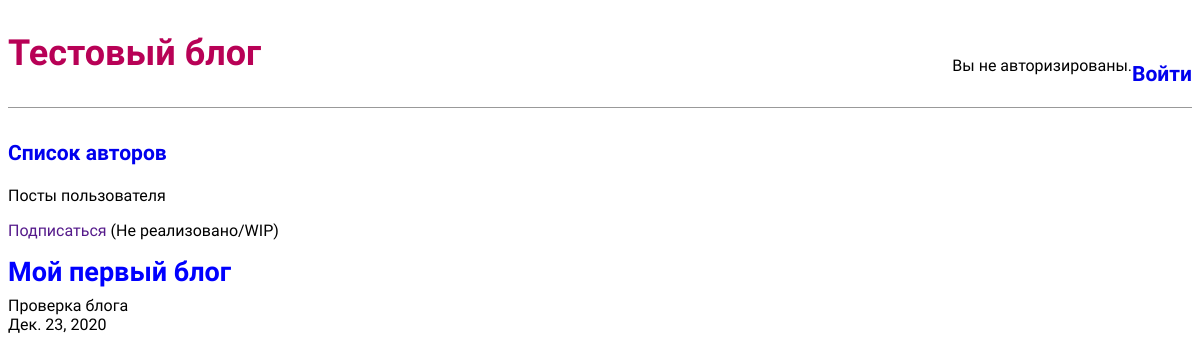
/bloggers/1/, run on an earlier commit of the app's database.
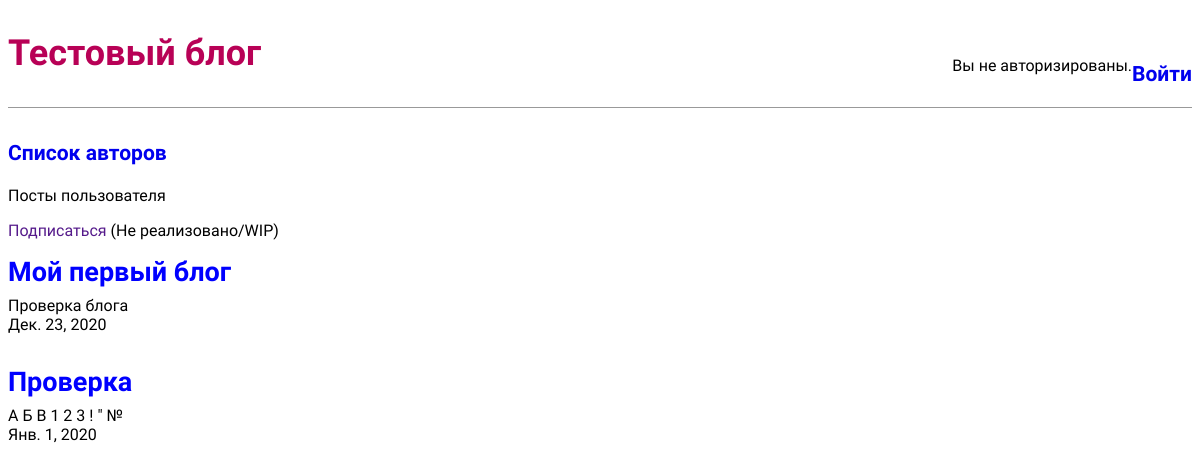
And on a later commit of the database.
### blog/models.py (models this page shows, shortened)
class Blog(models.Model):
    title = models.CharField(max_length=100)
    author = models.ForeignKey(BlogAuthor, on_delete=models.SET_NULL, null=True)
    blog_text = models.TextField(max_length=3000, help_text='Введите сюда текст вашего поста')
    blog_date = models.DateField(default=date.today)
    class Meta:
        ordering = ["-blog_date"]

### blog/views.py (the view)
# urls.py: path('bloggers/<int:pk>/', BlogsByAuthor.as_view(), name='blogs_by_author'),
class BlogsByAuthor(ListView):      #Просмотр постов выбранного автора
    model = Blog
    template_name = 'blogs_by_author.html'
    def get_queryset(self):
        id =self.kwargs['pk']
        target = get_object_or_404(BlogAuthor, pk=id)
        return Blog.objects.filter(author=target)

### templates/blogs_by_author.html
{% extends 'base.html' %}
{% block content %}
<p>Посты пользователя {{ author }}</p>
<p><a href="">Подписаться</a> (Не реализовано/WIP)</p>
  {% for blog in object_list %}
    <div class="blog-entry">
      <h2><a href="{% url 'blog_detail' blog.pk %}">{{ blog.title }}</a></h2>
      <p>{{ blog.blog_text }}</p>
      <p>{{ blog.blog_date }}</p>
    </div>
  {% endfor %}
{% endblock content %}

What changed in the data, as far as the page shows it:
added Blog: title "Проверка", blog_text "А Б В 1 2 3 ! \" №", blog_date "Янв. 1, 2020"
